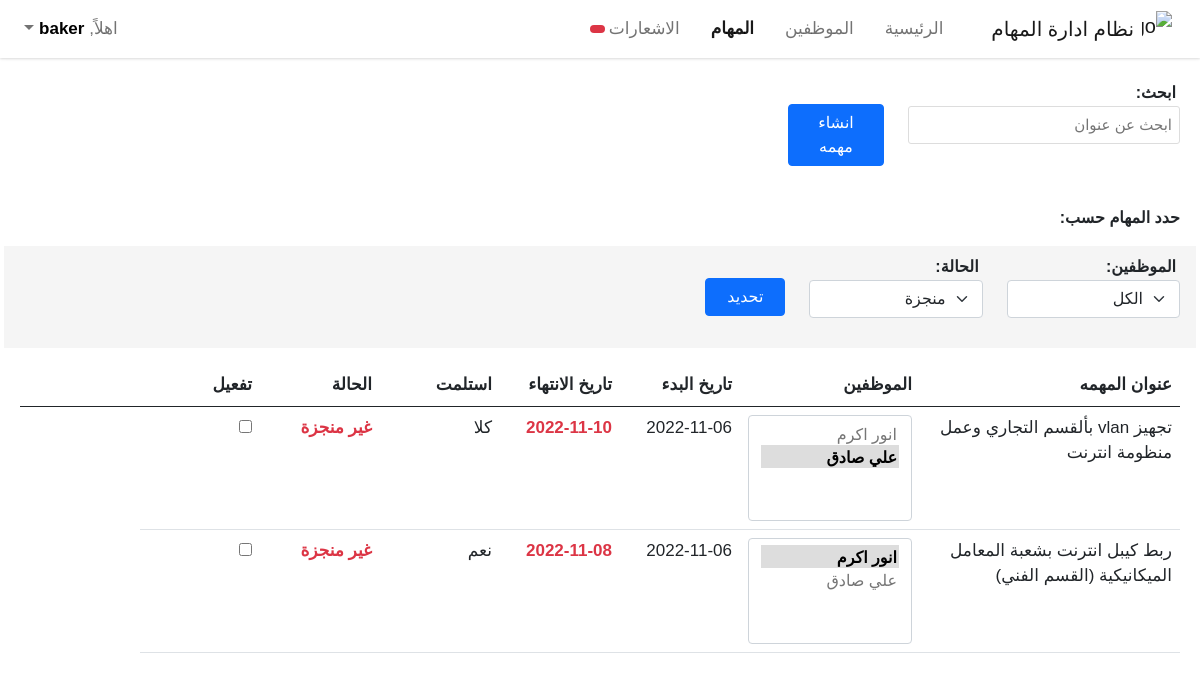
The page /tasks/ (signed in) on the database its author committed.
### myapp/models.py (models this page shows, shortened)
class Task(models.Model):
    user        = models.ForeignKey(User, on_delete=models.CASCADE)
    subject     = models.TextField(max_length=1000, blank=True, null=True)
    start_date  = models.CharField(max_length= 100, blank=True, null=True)
    end_date    = models.CharField(max_length=100, blank=True, null=True)
    start_day   = models.CharField(max_length=100, blank=True, null=True)
    end_day     = models.CharField(max_length=100, blank=True, null=True)
    no_of_users = models.IntegerField(default=0)
    employees   = models.ManyToManyField(User, related_name="employees")
    TASK_STATUS = [
      ("غير منجزة", "غير منجزة"),
      ("بأنتظار الموافقة", "بأنتظار الموافقة"),
      ("منجزة", "منجزة")
    ]
    status      = models.CharField(max_length=100, choices=TASK_STATUS, default="غير منجزة")
    rate        = models.SmallIntegerField(default=0)
    received    = models.BooleanField(default=False)
    active      = models.BooleanField(default=True)
    created_at  = models.DateTimeField(auto_now_add=True)
    def unread_employee_tasks(self, request):
        return sum(
            not task.received and request.user in task.employees.all()
            for task in Task.objects.all())

### myapp/tasks/views.py (the view)
# urls.py: path("tasks/", login_required(get_all)),
@require_http_methods(['GET'])
def get_all(request) -> HttpResponse:
    if len(get_all_tasks(request)) != 0:
        return render(request, "tasks.html", context=get_context(request, get_all_tasks(request)))
    return render(request, "tasks.html", context=default_context(request))

### myapp/tasks/views.py (called while the page is built)
def get_context(request, tasks: List[Dict]) -> Dict:
    return {
        "employees": get_all_users(request),
        "tasks": tasks,
        "unreadable": tasks[0].unread_employee_tasks(request)
    }

def get_all_users(request) -> List[dict]:
    if request.user.is_superuser:
        return User.objects.select_related("profile")
    return list(Group.objects.filter(name=request.user.groups.all()[0]))[0].user_set.all()

def get_all_tasks(request) -> List[dict]:
    if request.user.is_superuser:
        return Task.objects.prefetch_related("employees").order_by("-created_at")
    return [
        task for task in get_month_tasks()[0]
        if task.user.groups.filter(name=request.user.groups.all()[0]).exists() and task.active
    ]

def get_month_tasks() -> List[dict]:
    return [Task.objects.prefetch_related("employees")
                .filter(start_date__range=(get_first_day(), get_last_day()))
                .order_by("-created_at")]

def get_month() -> int:
    return datetime.datetime.now().month

def get_year() -> int:
    return datetime.datetime.now().year

def get_first_day() -> str:
    return str(datetime.datetime(get_year(), get_month(), 1).date())

def get_last_day() -> str:
    if get_month() == 12:
        return str(datetime.datetime(get_year(), get_month(), 31).date())
    return str((datetime.datetime(get_year(), get_month() + 1, 1) + datetime.timedelta(days=-1)).date())

### templates/tasks.html (shortened to what this page needs)
<!DOCTYPE html>
<html lang="ar">
  {% load static %}
<head>
  {% include "base/head.html" %}
</head>
<body>
  {% include "components/navbar.html" %}
  <main class="mt-4 px-3" style="margin-top: 80px !important">
    {% if user.is_staff %}
    <div class="row px-1 mb-3">
      <div class="col-md-3">
        <label class="fs-6 fw-bold px-1">اﺑﺤﺚ:</label>
        <input type="text" id="myInput" onkeyup="search()" placeholder="اﺑﺤﺚ ﻋﻦ ﻋﻨﻮاﻥ">
      </div>
      {% if user.is_staff and not user.is_superuser %}
      <div class="col-md-2 py-4">
        <button class="btn btn-primary createTaskBtn" data-bs-toggle="modal" href="#task-modal">اﻧﺸﺎء ﻣﻬﻤﻪ</button>
      </div>
      {% endif %}
    </div>
    {% endif %}
    {% if user.is_staff %}
    <div class="row px-1 mt-3">
      <p class="fs-6 fw-bold">حدد اﻟﻤﻬﺎﻡ ﺣﺴﺐ:</p>
    </div>
    <div class="row px-1 py-2 mb-3" style="background: whitesmoke !important;">
      <div class="col-md-2 mb-3">
        <label class="fs-6 fw-bold px-1">الموظفين:</label>
        <select class="form-select" id="employees">
          <option value="الكل">الكل</option>
        </select>
      </div>
      <div class="col-md-2 mb-3">
        <label class="fs-6 fw-bold px-1">الحالة:</label>
        <select class="form-select" id="task-status">
          <option value="منجزة">منجزة</option>
        </select>
      </div>
      <div class="col-md-2 py-4">
        <button class="btn btn-primary filterBtn" onclick="filterTasks()">ﺗﺤﺪﻳﺪ</button>
      </div>
    </div>
    {% endif %}
    <div class="row px-1">
      {% if tasks != "[]" %}
      <div class="table-responsive">
        <table class="table tasks-table" id="task-table" style="width:100%">
          <thead>
            <tr>
              <th>ﻋﻨﻮاﻥ اﻟﻤﻬﻤﻪ</th>
              <th>اﻟﻤﻮﻇﻔﻴﻦ</th>
              <th>ﺗﺎﺭﻳﺦ اﻟﺒﺪء</th>
              <th>ﺗﺎﺭﻳﺦ اﻻﻧﺘﻬﺎء</th>
              <th>اﺳﺘﻠﻤﺖ</th>
              <th>اﻟﺤﺎﻟﺔ</th>
              {% if user.is_staff and not user.is_superuser %}
              <th span="0">تفعيل</th>
              {% endif %}
              <th></th>
            </tr>
          </thead>
          <tbody id="tasks-body">
            {% for task in tasks %}
              {% if user.is_staff %}
              <tr>
                <td>{{task.subject}}</td>
                <td>
                  <select class="form-select task-employees" multiple="true">
                    {% for employee in employees %}
                      {% if not employee.is_staff %}
                        {% if employee in task.employees.all %}
                        <option value=`{{employee.username}}` selected="true">{{employee.username}}</option>
                        {% else %}
                        <option value=`{{employee.username}}`>{{employee.username}}</option>
                        {% endif %}
                      {% endif %}
                    {% endfor %}
                  </select>
                </td>
                <td>{{task.start_date}}</td>
                {% now "Y-m-d" as todays_date %}
                {% if todays_date > task.end_date %}
                  <td class="fw-bold text-danger">
                    {{task.end_date}}
                  </td>
                {% else %}
                <td class="fw-bold text-success">
                  {{task.end_date}}
                </td>
                {% endif %}
                <td>
                  {% if task.received %}
                  ﻧﻌﻢ
                  {% else %}
                  ﻛﻼ
                  {% endif %}
                </td>
                {% if task.status == "غير منجزة" %}
                <td class="fw-bold text-danger">{{task.status}}</td>
                {% endif %}
                {% if task.status != "منجزة" and not user.is_superuser %}
                <td><input type="checkbox" onchange="editTask(`{{task.id}}`)"></td>
                {% endif %}
              </tr>
              {% endif %}
            {% endfor %}
          </tbody>
        </table>
      </div>
      {% else %}
      <p>لا توجد مهام حالياً</p>
      {% endif %}
    </div>
  </main>
</body>
</html>

### templates/components/navbar.html (shortened to what this page needs)
<nav class="navbar navbar-expand-lg navbar-light bg-white fixed-top">
    <div class="container-fluid">
      <a class="navbar-brand p-0 d-flex justify-content-center align-items-center gap-2" href="/">
        <img src="https://www.svgrepo.com/show/315133/stack.svg" alt="Logo" width="30" height="35"
          class="d-inline-block align-text-top">
        نظام ادارة المهام
      </a>
      <div class="collapse navbar-collapse" id="navbarSupportedContent">
        <ul class="navbar-nav mb-2 mb-lg-0">
          <li class="nav-item">
            <a class="nav-link" aria-current="page" href="/">الرئيسية</a>
          </li>
          <li class="nav-item dropdown">
            <a class="nav-link" aria-current="page" href="/employees/">الموظفين</a>
          </li>
          <li class="nav-item dropdown">
            <a class="nav-link" aria-current="page" href="/tasks/">المهام</a>
          </li>
          {% if not user.is_superuser %}
          <li class="nav-item">
            <a class="nav-link d-flex justify-content-start align-items-center gap-1" href="/notifications/">
              الاشعارات
             {% if user.is_staff %}
              {% if unreadable_staff != 0 %}
              <span class="badge bg-danger">
              </span>
              {% endif %}
             {% else %}
              {% if unreadable != 0 %}
              <span class="badge bg-danger">
                {{unreadable}}
              </span>
              {% endif %}
             {% endif %}
            </a>
          </li>
          {% endif %}
        </ul>
        <ul class="navbar-nav mb-2 mb-lg-0 me-auto">
          <li class="nav-item dropdown">
            <a class="nav-link dropdown-toggle" href="#user-dropdown" id="navbarDropdown" role="button" data-bs-toggle="dropdown"
              aria-expanded="false">
              اهلاً, <b style="color: black">{{user.username}}</b>
            </a>
          </li>
        </ul>
      </div>
    </div>
  </nav>

### static/css/custom/styles.css (style rules this page uses)
:root { --offcanvas-width: 270px; --topNavbarHeight: 54px; --mainColor: #3498DB; --primaryHoverColor: #2d7eb4; --secondaryColor: white; --hideOverflowX: hidden; --primaryFont: Arial, Helvetica, sans-serif; }
html { scroll-behavior: smooth; }
body { font-family: var(--primaryFont); overflow-x: var(--hideOverflowX); overflow-y: scroll; }
.navbar, .row { direction: rtl !important; font-size: 17px; }
.navbar { box-shadow: rgba(0, 0, 0, 0.1) 0px 1px 3px 0px, rgba(0, 0, 0, 0.06) 0px 1px 2px 0px; }
.navbar-nav { gap: 15px !important; }
.active { font-weight: bold !important; }
.badge { font-size: 11.4px !important; }
.table td, .table th { min-width: 120px !important; }
.tasks-table thead tr th:nth-child(3) { width: 180px !important; }
#myInput { width: 100%; font-size: 15px; padding: 7px; border: 1px solid #ddd; margin-bottom: 5px; border-radius: 3px; }
select option { text-align: right !important; }
.filterBtn { width: 5rem; }
.createTaskBtn { width: 6rem; }
.task-employees option { color: #767676; padding-top: 3px !important; }
.task-employees option:checked { color: black !important; font-weight: bold; background: rgb(221, 221, 221) !important; }

### rows shown on the page
Task: subject "تجهيز vlan بألقسم التجاري وعمل منظومة انترنت", start_date "2022-11-06", end_date "2022-11-10", received "ﻛﻼ", status "غير منجزة"
Task: subject "ربط كيبل انترنت بشعبة المعامل الميكانيكية (القسم الفني)", start_date "2022-11-06", end_date "2022-11-08", received "ﻧﻌﻢ", status "غير منجزة"

### other values the page prints
{{ user.username }} "baker"
form field value "انور اكرم / علي صادق ☑"
form field value "انور اكرم ☑ / علي صادق"
